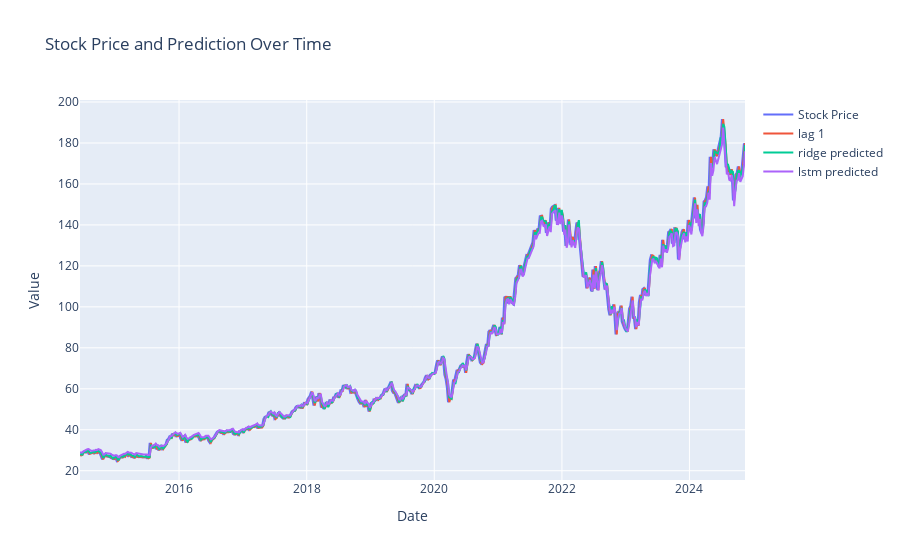

Here is the notebook cell this chart was saved with:
### Markdown cell above
#### Visualizing all the model predictions

### Code cell
import plotly.express as px
import plotly.graph_objects as go

trace1 = go.Scatter(x=df_stock.index[time_step:], y=result_df['observed'], mode='lines', name='Stock Price')
trace2 = go.Scatter(x=df_stock.index[time_step:], y=result_df['lag_1'], mode='lines', name='lag 1')
trace3 = go.Scatter(x=df_stock.index[time_step:], y=result_df['ridge_predicted'], mode='lines', name='ridge predicted')
trace4 = go.Scatter(x=df_stock.index[time_step:], y=result_df['lstm_predicted'], mode='lines', name='lstm predicted')


# Create the layout
layout = go.Layout(
    title='Stock Price and Prediction Over Time',
    xaxis=dict(title='Date'),
    yaxis=dict(title='Value')
)

# Create the figure with both traces
fig = go.Figure(data=[trace1, trace2,trace3,trace4], layout=layout)

# Show the plot
fig.show()

### Figure 1 — Plotly figure (JSON) as saved in the notebook; plotly's stock layout.template omitted (floating-point values rounded to 4 significant figures; data arrays with more than 128 entries replaced by an {"elided": "..."} marker saying what was removed)
{"data": [{"mode": "lines", "name": "Stock Price", "type": "scatter", "x": {"elided": "545 str values"}, "y": {"elided": "545 float values"}}, {"mode": "lines", "name": "lag 1", "type": "scatter", "x": {"elided": "545 str values"}, "y": {"elided": "545 float values"}}, {"mode": "lines", "name": "ridge predicted", "type": "scatter", "x": {"elided": "545 str values"}, "y": {"elided": "545 float values"}}, {"mode": "lines", "name": "lstm predicted", "type": "scatter", "x": {"elided": "545 str values"}, "y": {"elided": "545 float values"}}], "layout": {"title": {"text": "Stock Price and Prediction Over Time"}, "xaxis": {"title": {"text": "Date"}}, "yaxis": {"title": {"text": "Value"}}}}
